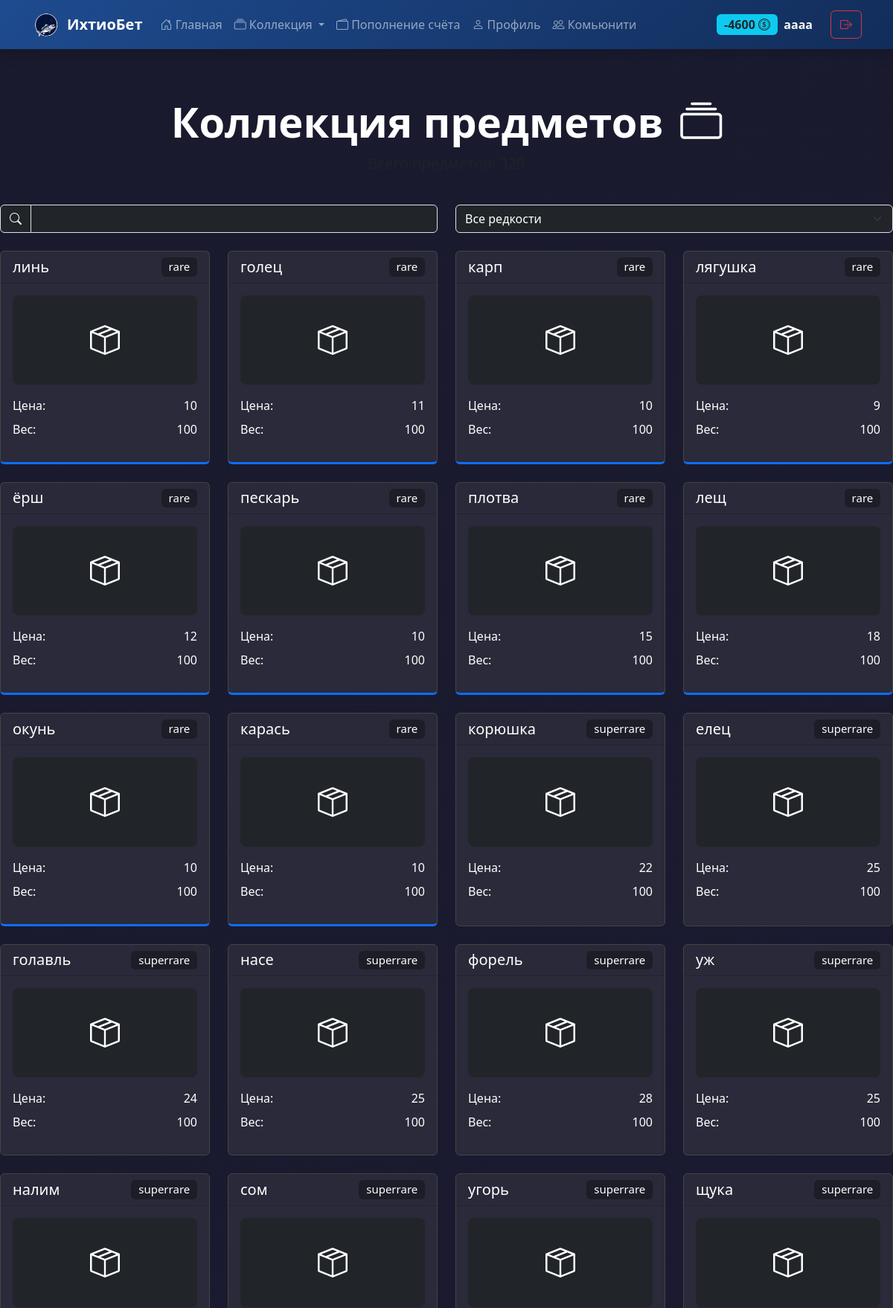
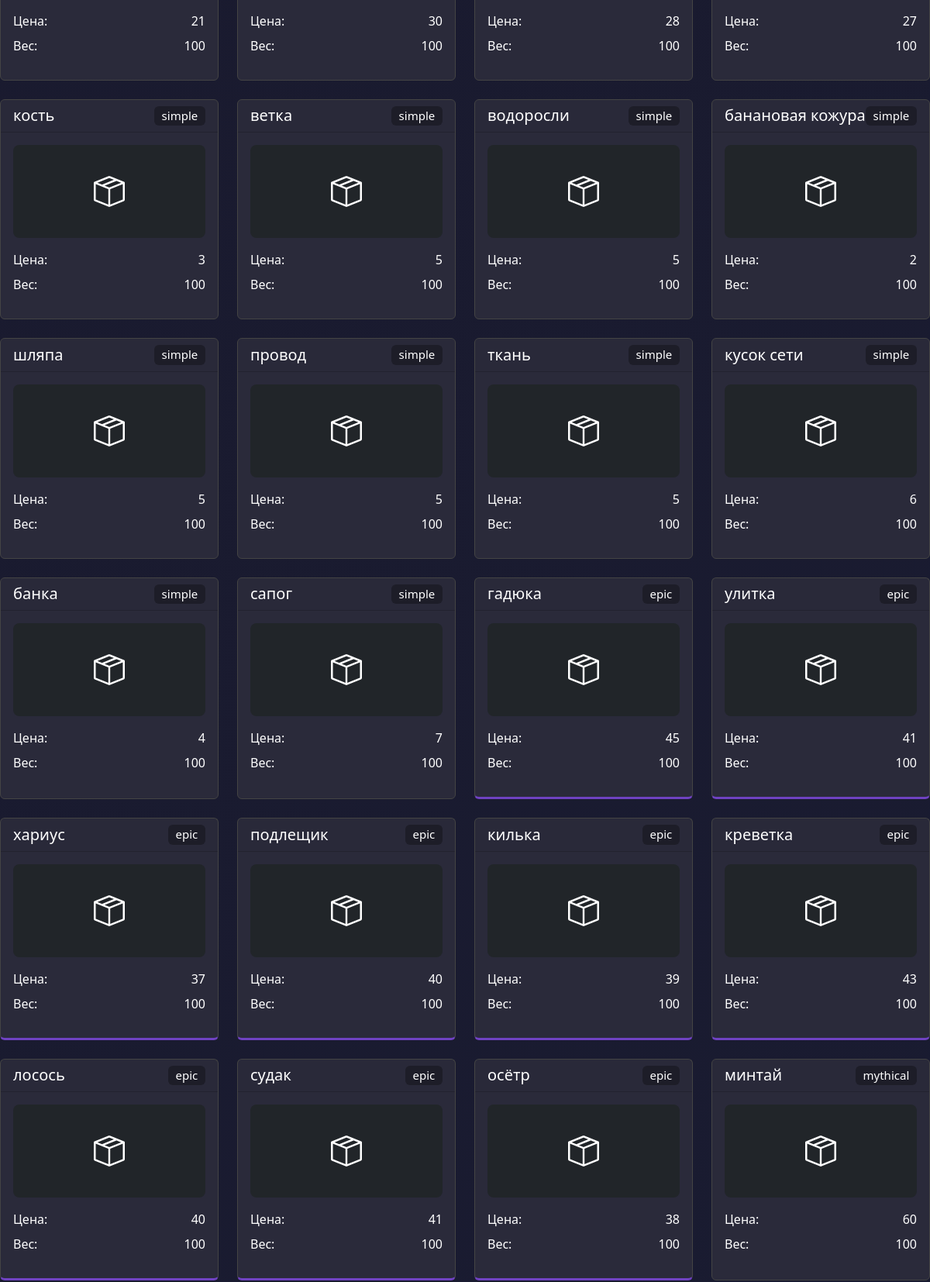
Screenshot of /collectionpage (signed in, upper part) with the database file from the repository (2 pictures, top to bottom).
### app/models.py (models this page shows)
class Base(DeclarativeBase):
    pass

class User(Base, SerializerMixin):
    __tablename__ = "users"
    id = Column(Integer(), primary_key=True, autoincrement=True)
    name = Column(String(50), nullable=False)
    email = Column(String(50), nullable=False, unique=True)
    password = Column(String(), nullable=False)
    balance = Column(Integer(), default=0)
    inventory = relationship("Inventory", back_populates="author", cascade="all, delete")

class Items(Base, SerializerMixin):
    __tablename__ = "items"
    id = Column(Integer(), primary_key=True, autoincrement=True)
    name = Column(String(50), nullable=False)
    cost = Column(Integer(), nullable=False)
    rname = Column(String(), nullable=False)
    rarity = Column(String(), nullable=False)
    color = Column(String(), nullable=False)
    w = Column(Integer(), nullable=False)

### app/routes/auth.py (the view)
@auth_bp.route("/collectionpage")
def page_coll():
    user_id = session.get("user_id")
    db_session = factory()
    user = db_session.get(User, user_id)
    inventory = db_session.query(Items)
    inventorys = list()
    for i in inventory:
        b = [i.rname, i.cost, i.rarity, i.color, i.w]
        inventorys.append(b)
    return render_template("collection.html", user=user, inventory=inventorys)

### templates/collection.html (shortened to what this page needs)
{% extends "reuse/base.html" %}
{% block content %}
<div class="collection-container py-5">
  <div class="pricing-header p-3 pb-md-4 mx-auto text-center">
    <h1 class="display-4 fw-bold text-white animate__animated animate__fadeInDown">
      Коллекция предметов
      <i class="bi bi-collection ms-2"></i>
    </h1>
    <p class="fs-5 text-muted animate__animated animate__fadeIn animate__delay-1s">
    </p>
  </div>
  <div class="row mb-4 animate__animated animate__fadeIn animate__delay-1s">
    <div class="col-md-6">
      <div class="input-group">
        <span class="input-group-text bg-dark text-white">
          <i class="bi bi-search"></i>
        </span>
        <input type="text" class="form-control bg-dark text-white" id="searchInput" placeholder="Поиск предметов...">
      </div>
    </div>
    <div class="col-md-6 mt-2 mt-md-0">
      <select class="form-select bg-dark text-white" id="rarityFilter">
        <option value="all">Все редкости</option>
      </select>
    </div>
  </div>
  <div class="row row-cols-1 row-cols-sm-2 row-cols-md-3 row-cols-lg-4 g-4 inventory-grid">
    {% for item in inventory %}
    <div class="col" data-rarity="{{ item[2]|lower }}">
      <div class="card h-100 rarity-{{ item[2]|lower }} animate__animated animate__fadeInUp">
        <div class="card-header">
          <h5 class="my-0 text-white d-flex justify-content-between align-items-center">
            {{ item[0] }}
            <span class="badge rarity-badge">{{ item[2] }}</span>
          </h5>
        </div>
        <div class="card-body d-flex flex-column">
          <div class="mb-3">
            <div class="item-image-placeholder bg-dark rounded-3 d-flex align-items-center justify-content-center mb-3" style="height: 120px;">
              <i class="bi bi-box-seam fs-1 text-white"></i>
            </div>
            <div class="d-flex justify-content-between mb-2">
              <span class="text-white">Цена:</span>
              <span class="text-white">{{ item[1] }}</span>
            </div>
            <div class="d-flex justify-content-between">
              <span class="text-white">Вес:</span>
              <span class="text-white">{{ item[4] }}</span>
            </div>
          </div>
        </div>
      </div>
    </div>
    {% endfor %}
  </div>
</div>
<link rel="stylesheet" href="https://cdn.jsdelivr.net/npm/bootstrap-icons@1.10.0/font/bootstrap-icons.css">
<link rel="stylesheet" href="https://cdnjs.cloudflare.com/ajax/libs/animate.css/4.1.1/animate.min.css">
{% endblock %}

### templates/reuse/navigation.html (shortened to what this page needs)
<nav class="navbar navbar-expand-lg navbar-dark bg-primary-gradient shadow">
    <div class="container">
        <a class="navbar-brand d-flex align-items-center" href="{{ url_for('index.index') }}">
            <img src="{{ url_for('static', filename='img/logo.png') }}" alt="ИхтиоБет" height="40" class="me-2">
            <span class="fw-bold">ИхтиоБет</span>
        </a>
        <div class="collapse navbar-collapse" id="navbarContent">
            <ul class="navbar-nav me-auto mb-2 mb-lg-0">
                <li class="nav-item">
                    <a class="nav-link {{ 'active' if request.endpoint == '' }}" href="{{ url_for('index.index') }}">
                        <i class="bi bi-house-door"></i> Главная
                    </a>
                </li>
                <li class="nav-item dropdown">
                    <a class="nav-link dropdown-toggle" href="#" id="collectionDropdown" role="button" data-bs-toggle="dropdown">
                        <i class="bi bi-collection"></i> Коллекция
                    </a>
                </li>
                <li class="nav-item">
                    <a class="nav-link {{ 'active' if request.endpoint == 'promo' }}" href="{{ url_for('payments.promo') }}">
                        <i class="bi bi-wallet2"></i> Пополнение счёта
                    </a>
                </li>
                <li class="nav-item">
                    <a class="nav-link {{ 'active' if request.endpoint == 'profile' }}" href="{{ url_for('auth.profile') }}">
                        <i class="bi bi-person"></i> Профиль
                    </a>
                </li>
                <li class="nav-item">
                    <a class="nav-link {{ 'active' if request.endpoint == 'community' }}" href="{{ url_for('community.community') }}">
                        <i class="bi bi-people"></i> Комьюнити
                    </a>
                </li>
            </ul>
            <div class="d-flex align-items-center">
                {% if not user %}
                    <a class="btn btn-outline-light me-2" href="{{ url_for('auth.login_user') }}">
                        <i class="bi bi-box-arrow-in-right"></i> Вход
                    </a>
                    <a class="btn btn-warning" href="{{ url_for('auth.register_user') }}">
                        <i class="bi bi-person-plus"></i> Регистрация
                    </a>
                {% else %}
                    <div class="d-flex align-items-center me-3">
                        <span class="badge bg-info text-dark me-2 fs-6">
                            {{ user.balance }} <i class="bi bi-coin"></i>
                        </span>
                        <span class="fw-bold">{{ user.name }}</span>
                    </div>
                    <a class="btn btn-outline-danger ms-2" href="{{ url_for('auth.logout') }}">
                        <i class="bi bi-box-arrow-right"></i>
                    </a>
                {% endif %}
            </div>
        </div>
    </div>
</nav>

### static/index.css (style rules this page uses)
:root { --dark-blue: #0a192f; --darker-blue: #0a1428; --primary-blue: #1e4b8f; --teal: #00b4d8; --purple: #6a4c93; --orange: #ff7b00; --gold: #ffd700; }
body { background-color: var(--dark-blue); color: #e6f1ff; }
.bg-dark-blue { background-color: var(--dark-blue); }
.bg-primary-gradient { background: linear-gradient(135deg, var(--primary-blue), #122d5a); }

### templates/collection.html (style rules this page uses)
.collection-container { background: linear-gradient(135deg, #1a1a2e 0%, #16213e 100%); min-height: 100vh; color: white; }
.card { background-color: #2a2a3a; border: 1px solid #444; transition: all 0.3s ease; }
.rarity-rare { border-bottom: 3px solid #0d6efd; }
.rarity-epic { border-bottom: 3px solid #6f42c1; }
.rarity-badge { background-color: rgba(0, 0, 0, 0.3); font-weight: normal; }

### rows the page displays
User: balance "-4600", name "aaaa"
Items: rname "линь", rarity "rare", cost "10", w "100"
Items: rname "голец", rarity "rare", cost "11", w "100"
Items: rname "карп", rarity "rare", cost "10", w "100"
Items: rname "лягушка", rarity "rare", cost "9", w "100"
Items: rname "ёрш", rarity "rare", cost "12", w "100"
Items: rname "пескарь", rarity "rare", cost "10", w "100"
Items: rname "плотва", rarity "rare", cost "15", w "100"
Items: rname "лещ", rarity "rare", cost "18", w "100"
Items: rname "окунь", rarity "rare", cost "10", w "100"
Items: rname "карась", rarity "rare", item "10", w "100"
Items: rname "корюшка", rarity "superrare", cost "22", w "100"
Items: rname "елец", rarity "superrare", cost "25", w "100"
Items: rname "голавль", rarity "superrare", cost "24", w "100"
Items: rname "насе", rarity "superrare", cost "25", w "100"
Items: rname "форель", rarity "superrare", cost "28", w "100"
Items: rname "уж", rarity "superrare", cost "25", w "100"
Items: rname "налим", rarity "superrare", cost "21", w "100"
Items: rname "сом", rarity "superrare", cost "30", w "100"
Items: rname "угорь", rarity "superrare", cost "28", w "100"
Items: rname "щука", rarity "superrare", cost "27", w "100"
Items: rname "кость", rarity "simple", cost "3", w "100"
Items: rname "ветка", rarity "simple", cost "5", w "100"
Items: rname "водоросли", rarity "simple", cost "5", w "100"
Items: rname "банановая кожура", rarity "simple", cost "2", w "100"
Items: rname "шляпа", rarity "simple", cost "5", w "100"
Items: rname "провод", rarity "simple", cost "5", w "100"
Items: rname "ткань", rarity "simple", cost "5", w "100"
Items: rname "кусок сети", rarity "simple", cost "6", w "100"
Items: rname "банка", rarity "simple", cost "4", w "100"
Items: rname "сапог", rarity "simple", cost "7", w "100"
Items: rname "гадюка", rarity "epic", cost "45", w "100"
Items: rname "улитка", rarity "epic", cost "41", w "100"
Items: rname "хариус", rarity "epic", cost "37", w "100"
Items: rname "подлещик", rarity "epic", cost "40", w "100"
Items: rname "килька", rarity "epic", cost "39", w "100"
Items: rname "креветка", rarity "epic", cost "43", w "100"
Items: rname "лосось", rarity "epic", cost "40", w "100"
Items: rname "судак", rarity "epic", cost "41", w "100"
Items: rname "осётр", rarity "epic", cost "38", w "100"
Items: rname "минтай", rarity "mythical", cost "60", w "100"
